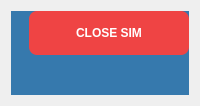
         <widget class="QWidget" name="transportbandPage">
          <layout class="QHBoxLayout" name="horizontalLayout_25">
           <item>
            <widget class="QWidget" name="transportbandWidgetContainerParent" native="true">
             <property name="styleSheet">
              <string notr="true">background-color: rgb(54, 121, 173);</string>
             </property>
             <layout class="QHBoxLayout" name="horizontalLayout_15">
              <property name="leftMargin">
               <number>0</number>
              </property>
              <property name="topMargin">
               <number>0</number>
              </property>
              <property name="rightMargin">
               <number>0</number>
              </property>
              <property name="bottomMargin">
               <number>0</number>
              </property>
              <item>
               <widget class="QWidget" name="transportbandWidgetContainer" native="true">
                <property name="sizePolicy">
                 <sizepolicy hsizetype="Expanding" vsizetype="Expanding">
                  <horstretch>0</horstretch>
                  <verstretch>0</verstretch>
                 </sizepolicy>
                </property>
               </widget>
              </item>
              <item>
               <layout class="QVBoxLayout" name="verticalLayout_15">
                <item>
                 <widget class="QPushButton" name="pushButton_CloseConveyor">
                  <property name="minimumSize">
                   <size>
                    <width>160</width>
                    <height>44</height>
                   </size>
                  </property>
                  <property name="font">
                   <font>
                    <weight>75</weight>
                    <bold>true</bold>
                   </font>
                  </property>
                  <property name="styleSheet">
                   <string notr="true">
                        QPushButton {
                          background-color: #ef4444;
                          color: white;
                          border: none;
                          border-radius: 8px;
                          padding: 12px;
                        }
                        QPushButton:hover {
                          background-color: #dc2626;
                        }
                      </string>
                  </property>
                  <property name="text">
                   <string>CLOSE SIM</string>
                  </property>
                  <property name="icon">
                   <iconset resource="Resource.qrc">
                    <normaloff>:/icon/media/icon/close-window-64.ico</normaloff>:/icon/media/icon/close-window-64.ico</iconset>
                  </property>
                  <property name="iconSize">
                   <size>
                    <width>20</width>
                    <height>20</height>
                   </size>
                  </property>
                 </widget>
                </item>
                <item>
                 <spacer name="verticalSpacer_3">
                  <property name="orientation">
                   <enum>Qt::Vertical</enum>
                  </property>
                  <property name="sizeHint" stdset="0">
                   <size>
                    <width>20</width>
                    <height>40</height>
                   </size>
                  </property>
                 </spacer>
                </item>
               </layout>
              </item>
             </layout>
            </widget>
           </item>
          </layout>
         </widget>
